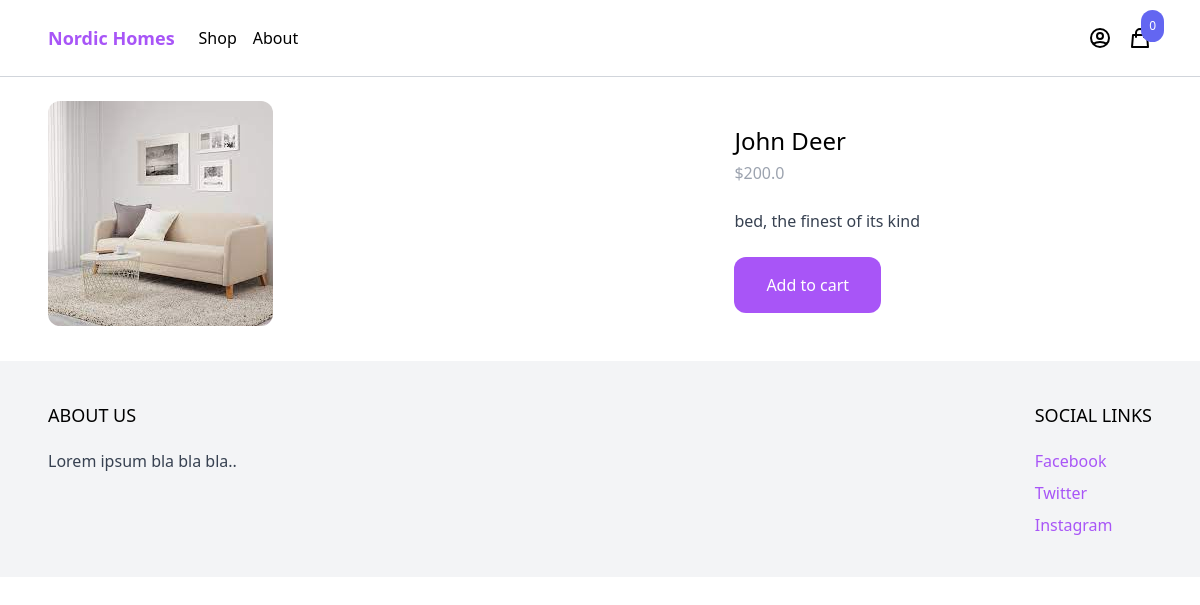
Screenshot of /shop/Jhn-Deer-Bed/ with the database file from the repository.
### product/models.py (models this page shows, shortened)
class Product(models.Model):
    category = models.ForeignKey(Category, related_name='products', on_delete=models.CASCADE)
    name = models.CharField(max_length=255)
    slug = models.SlugField()
    description = models.TextField(blank=True, null=True)
    price = models.IntegerField()
    created_at = models.DateTimeField(auto_now_add=True)
    image = models.ImageField(upload_to='uploads/', blank=True, null=True)
    thumbnail = models.ImageField(upload_to='uploads/', blank=True, null=True)
    class Meta:
        ordering = ('-created_at',)
    def get_display_price(self):
        return self.price/100

### product/views.py (the view)
# urls.py: path('shop/<slug:slug>/', product, name='product'),
def product(request, slug):
    product = get_object_or_404(Product, slug=slug)
    return render(request, 'product/product.html' , {'product':product})

### cart/cart.py (called while the page is built)
    def __len__(self):
        return sum(item['quantity'] for item in self.cart.values())

### cart/context_processors.py (called while the page is built)
def cart(request):
    return {'cart': Cart(request)}

### product/templates/product/product.html
{% extends 'core/base.html' %}
{% block content %}
<div class="max-w-6xl mx-auto flex flex-wrap py-6 px-6 xl:px-0">
    <div class="images w-full mb-6 lg:mb-0 lg:w-3/5">
        <img class="rounded-xl" src="{{ product.image.url }}">
    </div>
    <div class="information w-full lg:w-2/5 lg:p-6">
        <h1 class="text-2xl">{{ product.name }}</h1>
        <p class="mt-1 text-gray-400">${{ product.get_display_price }}</p>
        {% if product.description %}
            <p class="mt-6 text-gray-700">
                {{ product.description }}
            </p>
        {% endif %}
        <a
            href="#"
            class="mt-6 inline-block px-8 py-4 rounded-xl bg-purple-500 text-white hover:bg-purple-700"
            hx-get="{% url 'add_to_cart' product.id %}"
            hx-target="#menu-cart-button"
            hx-swap="outerHTML"
        >
            Add to cart
        </a>
    </div>
</div>
{% endblock %}

### rows the page displays
Product: image (picture), name "John Deer", get_display_price "200.0", description "bed, the finest of its kind"

### other values shown
{{ cart|length }} "0"
